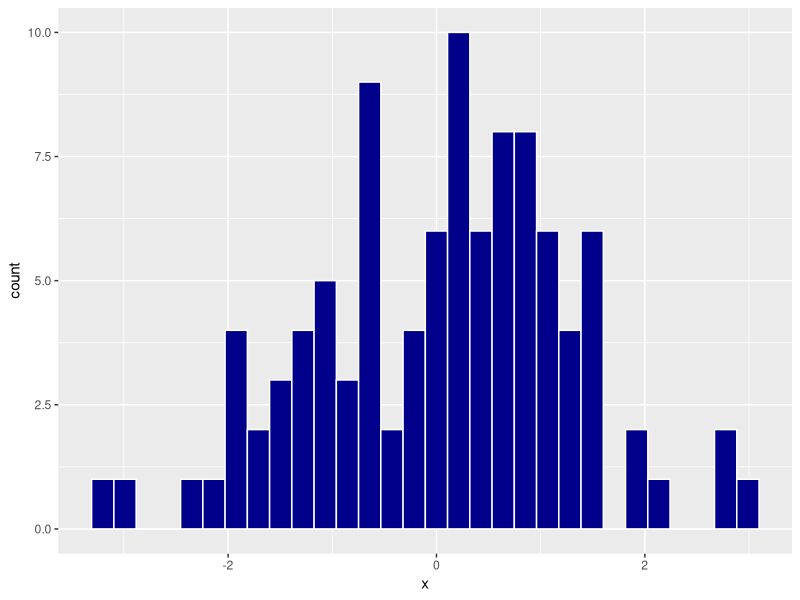
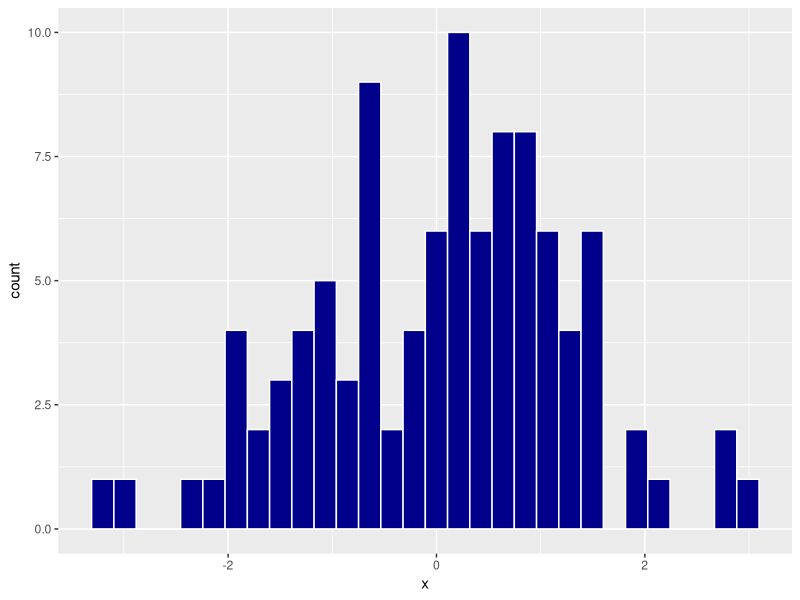

These figures' R source, in order:
## ---- chunk 1
knitr::opts_chunk$set(echo = TRUE)
## ---- chunk 2
library(tidyverse)
set.seed(1028)
data.frame(x =  rnorm(100)) %>% ggplot(aes(x)) + geom_histogram(colour = "white", fill = "darkblue")
## ---- chunk 3
library(tidyverse)
set.seed(1028)
data.frame(x =  rnorm(100)) %>% ggplot(aes(x)) + geom_histogram(colour = "white", fill = "darkblue")
